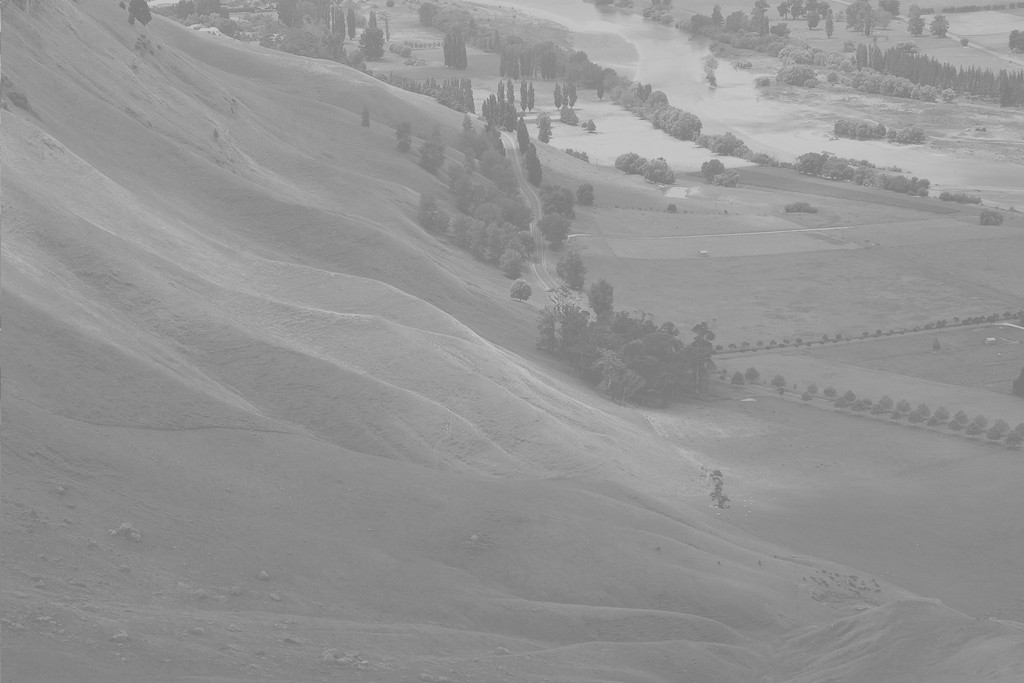
#> input picture aula_2/Unequalized_Hawkes_Bay_NZ.jpg, 1024 x 683 px
$ jupyter execute --allow-errors atividade_aula_3.ipynb   (shell and % lines are left out)   (older library calls are emulated)
#> lines starting #> are read from the running program, lines starting #| are printed output that depends on the picture; after the words box and inside, x2 and y2 are one past the last pixel; in counts of white or black regions, pixels touching at a corner belong together
[cell 1]
import cv2
import numpy as np
import matplotlib.pyplot as plt

# Manipulação de valor de pixel

Vamos ler uma imagem em tons de cinza:

[cell 2]
img = cv2.imread('Unequalized_Hawkes_Bay_NZ.jpg')
#> img is the input picture: shape (683, 1024, 3); min 114, max 208, mean 148

[cell 3]
img.shape
#> Out = (683, 1024, 3)

Note que a imagem tem os tres canais de cor (B, G, R)

[cell 4]
plt.figure(figsize=(12,12))
plt.imshow(img[:,:,::-1], cmap='gray')

Convertendo a imagem colorida para monocromática:

[cell 5]
img = cv2.cvtColor(img, cv2.COLOR_BGR2GRAY)
#> img: shape (683, 1024)

[cell 6]
img.shape
#> Out = (683, 1024)

[cell 7]
type(img)

[cell 8]
img.dtype

Vamos usar o matplotlib para mostrar a imagem em tons de cinza:

[cell 9]
plt.figure(figsize=(12,12))
plt.imshow(img, cmap='gray')

Observe que o matplotlib automaticamente muda as tonalidades de cinza de modo que a escala disponível (do preto ao branco) seja utilizada. Para ter uma idéia mais realista da imagem, use os argumentos vmin e vmax

[cell 10]
plt.figure(figsize=(12,12))
plt.imshow(img, cmap='gray', vmin=0, vmax=255)

Para facilitar a exibição de imagens vou fazer uma função que automaticamente organiza uma lista de imagens dadas em uma estrutura de subplots:

[cell 11]
WIDTH = 6
HEIGHT = 4
NCOLS = 2

def show_images(imgs, width=WIDTH, height=HEIGHT, ncols=NCOLS):
#> called with width = 6, height = 4, ncols = 2
    nrows = (len(imgs) + 1) // ncols
#> nrows = 1

    plt.figure(figsize=(ncols*width, nrows*height))
    for idx, img in enumerate(imgs):
        plt.subplot(nrows, ncols, idx+1)
        plt.imshow(img, cmap='gray', vmin=0, vmax=255)
        plt.axis('off')
#> this loop made 1 pass
    plt.show()

[cell 12]
show_images([img])

# Histograma

Com OpenCV:

[cell 13]
hist = cv2.calcHist([img],[0],None,[256],[0,256])
#> hist = 256 values, max 28701 at index 137, min 0 at index 0, mean 2732
plt.plot(hist)
#> figure, not shown here; curve peaks at x = 137, y = 28701

Com Numpy:

[cell 14]
hist, bins = np.histogram(img.ravel(), bins=256, range=[0, 256])
#> bins = 257 values from 0 to 256
print(bins.shape)
#| (257,)
print(hist.shape)
#| (256,)

[cell 15]
plt.plot(bins[:-1], hist)

O *dynamic range* de uma imagem é a faixa de valores efetivamente usada pelos seus pixels:

[cell 16]
low = img.min()
#> low = 114
high = img.max()
#> high = 208
low, high
#> Out = (114, 208)

**Atividade**: Explique o que o *dynamic range* desta imagem tem a ver com seu contraste.

# Brilho e contraste

**Atividade**: Implemente brilho e contraste. Não se preocupe com desempenho, apenas implemente matematicamente as operações. Dica: ``np.clip()``, ``np.uint8()`` e ``np.float()`` podem ajudar.

[cell 17]
def muda_brilho(img,n):
#> called with n = -50
    resultado = img + n
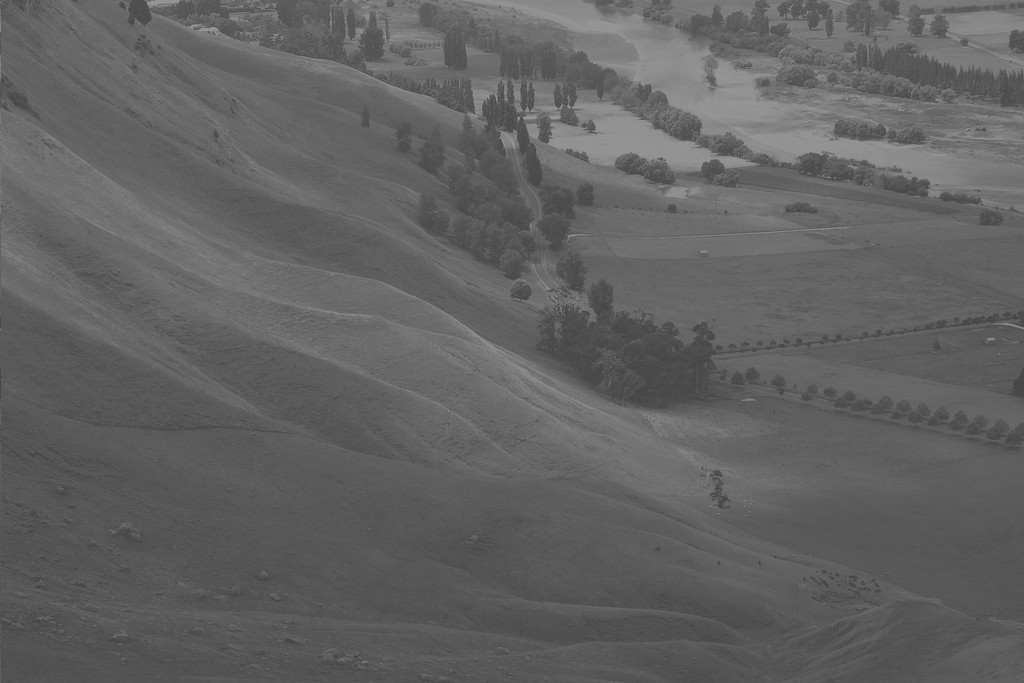
#> resultado: shape (683, 1024) int16; min 64, max 158, mean 98
    return np.clip(resultado,0,255)

plt.imshow(muda_brilho(img,-50), cmap='gray', vmin=0, vmax=255)

[cell 18]
def muda_contrate(img,fator):
    media = np.mean(img)
    return np.clip(fator*(img-media)+media)

**Atividade**: Implemente a operação de aumento máximo do *dynamic range*.

[cell 19]
def dinamic(img):
    vmin = np.min(img)
#> vmin = 114
    vmax = np.max(img)
#> vmax = 208
    img -= vmin
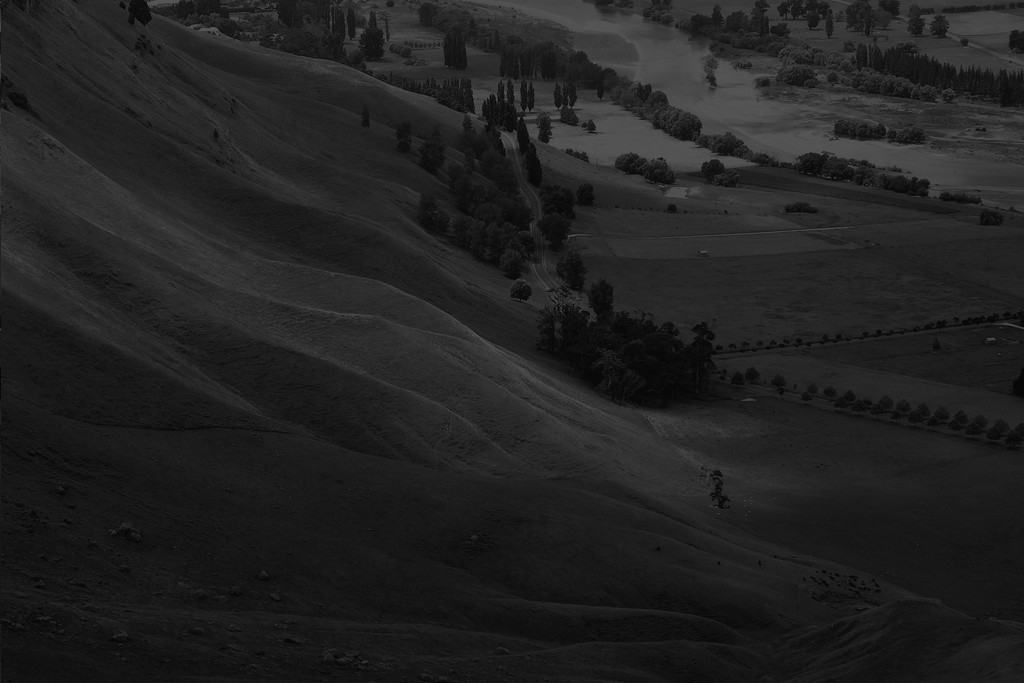
#> img: shape (683, 1024); min 0, max 94, mean 34
    img = img/(vmax-vmin)
    img = 255*img
    return img

show_images([dinamic(img)])
#> the loop in show_images (call 2), `for idx, img in enumerate(imgs):` made 1 pass

**Atividade**: Analise o histograma da imagem recalculada. O que aconteceu com o *dynamic range*?

[cell 20]
#hist = cv2.calcHist([dinamic(img)],[0],None,[256],[0,256])
#plt.plot(hist)

# Equalização de histograma

[cell 21]
img_eq = cv2.equalizeHist(img)
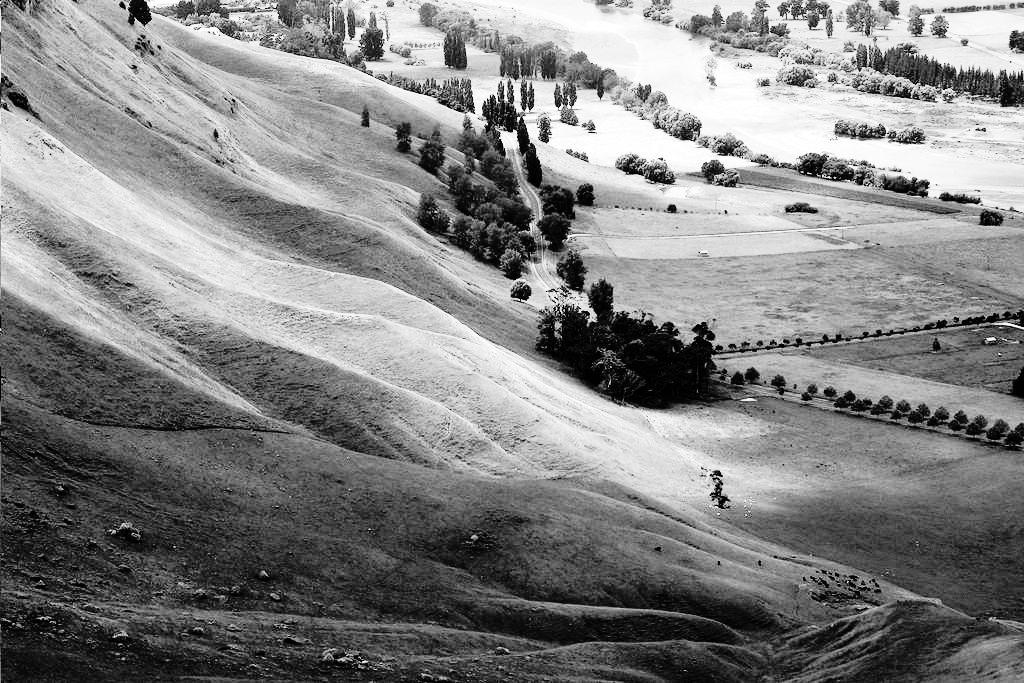
#> img_eq: shape (683, 1024); min 0, max 255, mean 130.5
show_images([img, img_eq])

[cell 22]
hist = cv2.calcHist([img],[0],None,[256],[0,256])
#> hist = 256 values, max 28701 at index 23, min 0 at index 95, mean 2732
hist_eq = cv2.calcHist([img_eq],[0],None,[256],[0,256])
#> hist_eq = 256 values, max 28701 at index 63, min 0 at index 5, mean 2732

plt.figure(figsize=(12,6))
plt.subplot(121)
plt.plot(hist)
plt.subplot(122)
plt.plot(hist_eq)
plt.show()
#> figure, not shown here; panel 1: curve peaks at x = 23, y = 28701; panel 2: curve peaks at x = 63, y = 28701

Parece boa esta idéia de remapear os valores de pixel para preencher uniformemente o intervalo de níveis de cinza. Mas temos um problema: algumas áreas ficaram saturadas!

**Atividade**: Você saberia explicar por que isso acontece?

Uma solução para este problema é a técnica CLAHE (Contrast-Limited Adaptive Histogram Equalization), que faz uma equalização "local" de histograma para cada ponto da imagem, veja o resultado:

[cell 23]
clahe = cv2.createCLAHE(clipLimit=5, tileGridSize=(10,10))
img_clahe = clahe.apply(img)
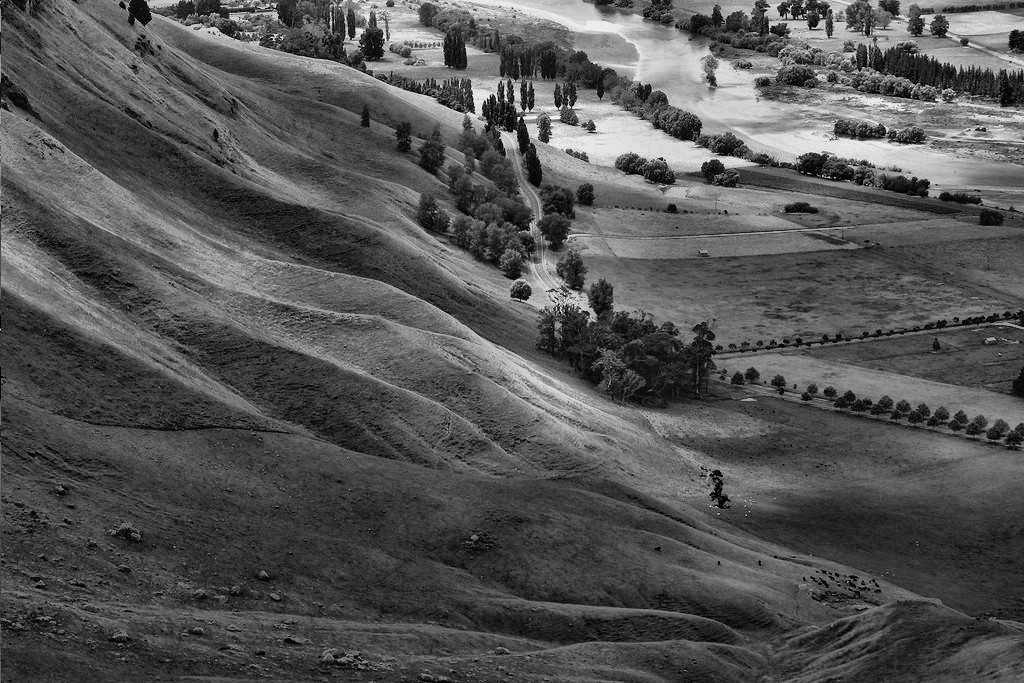
#> img_clahe: shape (683, 1024); min 0, max 246, mean 84.1
show_images([img_clahe], width=12, height=6)

[cell 24]
show_images([img, img_eq, img_clahe])

[cell 25]
img_xray = cv2.imread('xray.jpg')
#> (the rest of this cell did not finish here and is left out)

No artigo "Contrast-Limited Adaptive Histogram Equalization: Speed and Effectiveness" tem uma descrição do algoritmo. Tem também uma descrição de uma implementação "raiz" de uma placa de circuito digital para cálculo do CLAHE! Assim eram os engenheiros de computação do passado, galera!

# Ruído em imagens

Vamos construir uma imagem de teste bem simples:

[cell 26]
img_test = np.zeros([256, 256], dtype=np.uint8)
img_test[:,:] = 120
img_test[40:120, 50:170] = 150
img_test[160:230, 40:220] = 80

[cell 27]
show_images([img_test])

[cell 28]
hist = cv2.calcHist([img_test],[0],None,[256],[0,256])
plt.plot(hist)
#> figure, not shown here; curve peaks at x = 120, y = 43336

Agora vamos construir uma "imagem" feita de valores aleatórios, escolhidos segundo uma distribuição gaussiana:

[cell 29]
img_noise = np.random.normal(loc=0.0, scale=5.0, size=img_test.shape)

[cell 30]
plt.imshow(img_noise, cmap='gray')

[cell 31]
hist, bins = np.histogram(img_noise.ravel(), bins=256, range=[-20.0, 20.0])
plt.plot(bins[:-1], hist)
#> figure, not shown here; curve peaks at x = 0.938, y = 860

Parece gaussiano! Vamos somar esse "ruido" à nossa imagem limpa:

[cell 32]
img_test_noise = np.clip(img_test + img_noise, 0, 255).astype('uint8')

[cell 33]
show_images([img_test, img_test_noise])

**Atividade**: **ANTES DE RODAR A CÉLULA SEGUINTE, ESBOCE O HISTOGRAMA DA IMAGEM RUIDOSA!**

Pronto, agora pode rodar a célula de cálculo do histograma. Você conseguiu acertar?

[cell 34]
hist = cv2.calcHist([img_test_noise],[0],None,[256],[0,256])
plt.plot(hist)
#> figure, not shown here; curve peaks at x = 120, y = 3503

# Segmentando imagens por limiar

Apesar do ruído, a imagem ruidosa ainda apresenta uma boa distinção entre os retângulos. Podemos separar o retangulo escuro simplesmente indicando um nível de limiar tal que os pixels do retangulo estejam abaixo do limiar, e os demais estejam acima:

[cell 35]
mask_dark_square = img_test_noise < 100
img_dark_square = 255 * mask_dark_square

[cell 36]
show_images([img_test_noise, img_dark_square])

Usando o OpenCV podemos também executar a segmentação por limiar:

[cell 37]
limiar, img_dark_square_inverted = cv2.threshold(img_test_noise, 100, 255, cv2.THRESH_BINARY)
plt.imshow(img_dark_square_inverted, cmap='gray', vmin=0, vmax=255)

[cell 38]
limiar

**Atividade**: Modifique o código acima para que a imagem não saia invertida - verifique a documentação do ``cv2.threshold()``.

[cell 39]
limiar, img_dark_square_inverted = cv2.threshold(img_test_noise, 100, 255, cv2.THRESH_BINARY_INV)
plt.imshow(img_dark_square_inverted, cmap='gray', vmin=0, vmax=255)
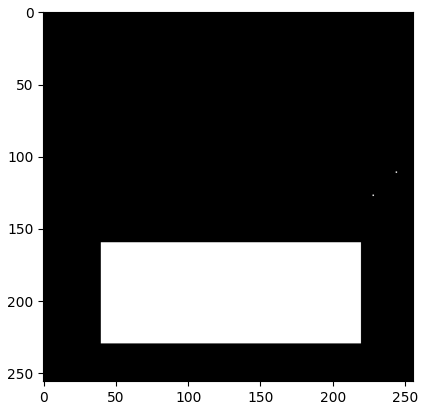
#> figure drawn by matplotlib, 1 panel

[cell 40]
img_cameraman = cv2.cvtColor(cv2.imread('cameraman.jpg'), cv2.COLOR_BGR2GRAY)
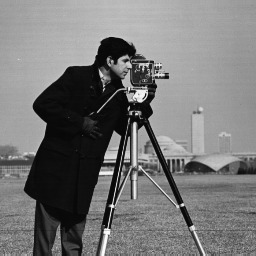
#> input picture aula_2/cameraman.jpg, 256 x 256 px
#> img_cameraman: shape (256, 256); min 0, max 255, mean 118.7
plt.imshow(img_cameraman, cmap='gray', vmin=0, vmax=255)

**Atividade**: Tente segmentar o casaco do cameraman. Não vai ficar perfeito, mas é um começo!

[cell 41]
limiar, img_coat = cv2.threshold(img_cameraman, 24, 255, cv2.THRESH_BINARY_INV)
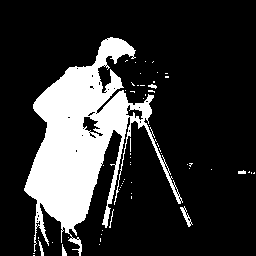
#> img_coat: shape (256, 256); 19.6% white; 59 white regions (52 under 20 px), largest, box (x1, y1, x2, y2) and area: (24, 37, 183, 256) 12469, (180, 206, 193, 227) 85, (38, 240, 44, 256) 38
plt.imshow(img_coat, cmap='gray', vmin=0, vmax=255)

Ao invés de selecionar manualmente o nível de separação entre categorias, existem algoritmos para fazer a seleção do limiar. Dentre estes um dos mais famosos é o algoritmo de Otsu.

[cell 42]
limiar_otsu, img_coat_otsu = cv2.threshold(img_cameraman, 0, 255, cv2.THRESH_BINARY_INV+cv2.THRESH_OTSU)
#> img_coat_otsu: shape (256, 256); 26.8% white; 203 white regions (189 under 20 px), largest, box (x1, y1, x2, y2) and area: (0, 37, 203, 256) 16104, (182, 159, 216, 175) 302, (235, 158, 256, 175) 254
#> limiar_otsu = 88

[cell 43]
show_images([img_cameraman, img_coat, img_coat_otsu])

[cell 44]
limiar_otsu
#> Out = 88

[cell 45]
img_sudoku = cv2.cvtColor(cv2.imread('sudoku-original.jpg'), cv2.COLOR_BGR2GRAY)
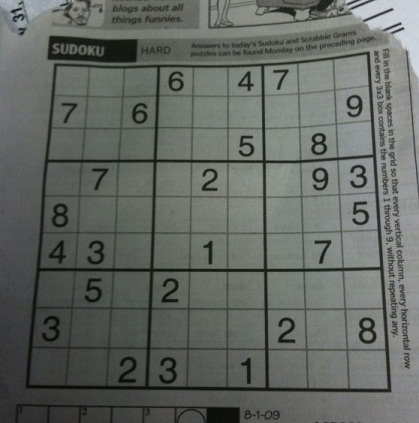
#> input picture aula_2/sudoku-original.jpg, 419 x 423 px
#> img_sudoku: shape (423, 419); min 5, max 218, mean 101.9
plt.imshow(img_sudoku, cmap='gray', vmin=0, vmax=255)

Vamos separar as linhas escuras do pano de fundo.

[cell 46]
limiar_sudoku_otsu, img_sudoku_otsu = cv2.threshold(img_sudoku, 0, 255, cv2.THRESH_BINARY_INV+cv2.THRESH_OTSU)
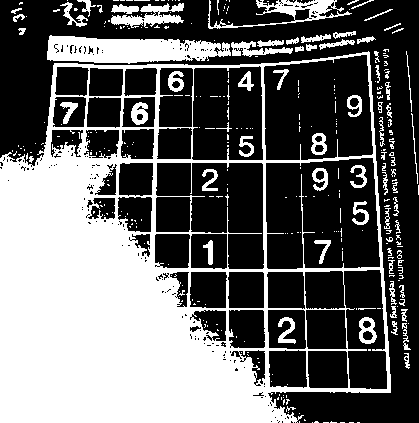
#> img_sudoku_otsu: shape (423, 419); 40.5% white; 336 white regions (260 under 20 px), largest, box (x1, y1, x2, y2) and area: (0, 51, 391, 423) 58753, (47, 35, 231, 64) 3751, (208, 0, 352, 29) 1133
#> limiar_sudoku_otsu = 96
plt.imshow(img_sudoku_otsu, cmap='gray', vmin=0, vmax=255)

Opa, parece que não deu certo! O problema é que a imagem tem regiões claras e regiões escuras: um limiar único para a imagem toda não funciona!

Assim como no caso da "equalização de histograma" versus CLAHE, será que podemos fazer um "Otsu local"? Sim! Existe o threshold adaptativo!

[cell 47]
img_sudoku_adaptativo = cv2.adaptiveThreshold(img_sudoku, 255, cv2.ADAPTIVE_THRESH_GAUSSIAN_C, cv2.THRESH_BINARY_INV, 15, 5)
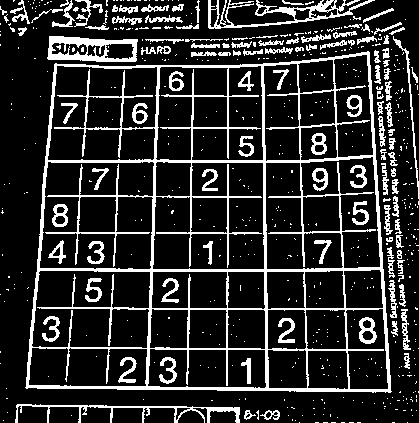
#> img_sudoku_adaptativo: shape (423, 419); 17.3% white; 617 white regions (507 under 20 px), largest, box (x1, y1, x2, y2) and area: (25, 51, 392, 393) 15665, (208, 0, 375, 29) 1317, (47, 36, 138, 62) 1230
plt.imshow(img_sudoku_adaptativo, cmap='gray', vmin=0, vmax=255)
